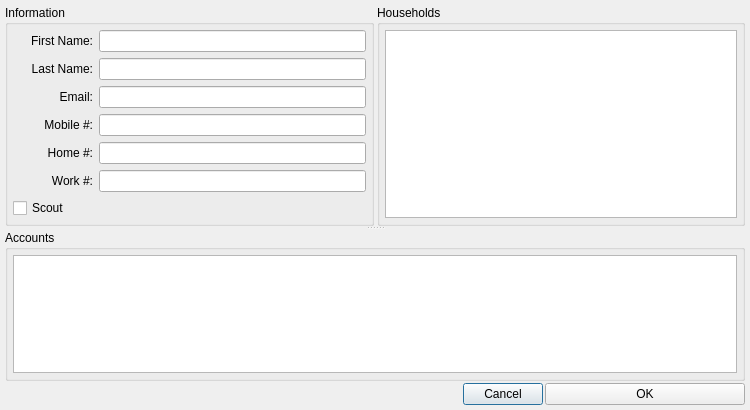
<?xml version="1.0" encoding="UTF-8"?>
<ui version="4.0">
 <class>MemberDialog</class>
 <widget class="QDialog" name="MemberDialog">
  <property name="geometry">
   <rect>
    <x>0</x>
    <y>0</y>
    <width>750</width>
    <height>410</height>
   </rect>
  </property>
  <property name="minimumSize">
   <size>
    <width>750</width>
    <height>410</height>
   </size>
  </property>
  <property name="windowTitle">
   <string>Dialog</string>
  </property>
  <layout class="QVBoxLayout" name="verticalLayout_3">
   <property name="spacing">
    <number>2</number>
   </property>
   <property name="leftMargin">
    <number>5</number>
   </property>
   <property name="topMargin">
    <number>5</number>
   </property>
   <property name="rightMargin">
    <number>5</number>
   </property>
   <property name="bottomMargin">
    <number>5</number>
   </property>
   <item>
    <widget class="QSplitter" name="splitter">
     <property name="orientation">
      <enum>Qt::Vertical</enum>
     </property>
     <widget class="QWidget" name="">
      <layout class="QHBoxLayout" name="horizontalLayout_11">
       <property name="spacing">
        <number>3</number>
       </property>
       <item>
        <widget class="QGroupBox" name="groupBox">
         <property name="title">
          <string>Information</string>
         </property>
         <layout class="QVBoxLayout" name="verticalLayout">
          <property name="leftMargin">
           <number>5</number>
          </property>
          <property name="topMargin">
           <number>5</number>
          </property>
          <property name="rightMargin">
           <number>5</number>
          </property>
          <property name="bottomMargin">
           <number>5</number>
          </property>
          <item>
           <layout class="QHBoxLayout" name="horizontalLayout">
            <item>
             <widget class="QLabel" name="label">
              <property name="sizePolicy">
               <sizepolicy hsizetype="Fixed" vsizetype="Fixed">
                <horstretch>0</horstretch>
                <verstretch>0</verstretch>
               </sizepolicy>
              </property>
              <property name="minimumSize">
               <size>
                <width>80</width>
                <height>0</height>
               </size>
              </property>
              <property name="maximumSize">
               <size>
                <width>80</width>
                <height>16777215</height>
               </size>
              </property>
              <property name="text">
               <string>First Name:</string>
              </property>
              <property name="alignment">
               <set>Qt::AlignRight|Qt::AlignTrailing|Qt::AlignVCenter</set>
              </property>
             </widget>
            </item>
            <item>
             <widget class="QLineEdit" name="txtFName">
              <property name="maxLength">
               <number>100</number>
              </property>
             </widget>
            </item>
           </layout>
          </item>
          <item>
           <layout class="QHBoxLayout" name="horizontalLayout_2">
            <item>
             <widget class="QLabel" name="label_2">
              <property name="sizePolicy">
               <sizepolicy hsizetype="Fixed" vsizetype="Fixed">
                <horstretch>0</horstretch>
                <verstretch>0</verstretch>
               </sizepolicy>
              </property>
              <property name="minimumSize">
               <size>
                <width>80</width>
                <height>0</height>
               </size>
              </property>
              <property name="maximumSize">
               <size>
                <width>80</width>
                <height>16777215</height>
               </size>
              </property>
              <property name="text">
               <string>Last Name:</string>
              </property>
              <property name="alignment">
               <set>Qt::AlignRight|Qt::AlignTrailing|Qt::AlignVCenter</set>
              </property>
             </widget>
            </item>
            <item>
             <widget class="QLineEdit" name="txtLName">
              <property name="maxLength">
               <number>100</number>
              </property>
             </widget>
            </item>
           </layout>
          </item>
          <item>
           <layout class="QHBoxLayout" name="horizontalLayout_7">
            <item>
             <widget class="QLabel" name="label_7">
              <property name="sizePolicy">
               <sizepolicy hsizetype="Fixed" vsizetype="Fixed">
                <horstretch>0</horstretch>
                <verstretch>0</verstretch>
               </sizepolicy>
              </property>
              <property name="minimumSize">
               <size>
                <width>80</width>
                <height>0</height>
               </size>
              </property>
              <property name="maximumSize">
               <size>
                <width>80</width>
                <height>16777215</height>
               </size>
              </property>
              <property name="text">
               <string>Email:</string>
              </property>
              <property name="alignment">
               <set>Qt::AlignRight|Qt::AlignTrailing|Qt::AlignVCenter</set>
              </property>
             </widget>
            </item>
            <item>
             <widget class="QLineEdit" name="txtEmail">
              <property name="maxLength">
               <number>200</number>
              </property>
             </widget>
            </item>
           </layout>
          </item>
          <item>
           <layout class="QHBoxLayout" name="horizontalLayout_8">
            <item>
             <widget class="QLabel" name="label_8">
              <property name="sizePolicy">
               <sizepolicy hsizetype="Fixed" vsizetype="Fixed">
                <horstretch>0</horstretch>
                <verstretch>0</verstretch>
               </sizepolicy>
              </property>
              <property name="minimumSize">
               <size>
                <width>80</width>
                <height>0</height>
               </size>
              </property>
              <property name="maximumSize">
               <size>
                <width>80</width>
                <height>16777215</height>
               </size>
              </property>
              <property name="text">
               <string>Mobile #:</string>
              </property>
              <property name="alignment">
               <set>Qt::AlignRight|Qt::AlignTrailing|Qt::AlignVCenter</set>
              </property>
             </widget>
            </item>
            <item>
             <widget class="QLineEdit" name="txtMobile">
              <property name="maxLength">
               <number>20</number>
              </property>
             </widget>
            </item>
           </layout>
          </item>
          <item>
           <layout class="QHBoxLayout" name="horizontalLayout_9">
            <item>
             <widget class="QLabel" name="label_9">
              <property name="sizePolicy">
               <sizepolicy hsizetype="Fixed" vsizetype="Fixed">
                <horstretch>0</horstretch>
                <verstretch>0</verstretch>
               </sizepolicy>
              </property>
              <property name="minimumSize">
               <size>
                <width>80</width>
                <height>0</height>
               </size>
              </property>
              <property name="maximumSize">
               <size>
                <width>80</width>
                <height>16777215</height>
               </size>
              </property>
              <property name="text">
               <string>Home #:</string>
              </property>
              <property name="alignment">
               <set>Qt::AlignRight|Qt::AlignTrailing|Qt::AlignVCenter</set>
              </property>
             </widget>
            </item>
            <item>
             <widget class="QLineEdit" name="txtHome">
              <property name="maxLength">
               <number>20</number>
              </property>
             </widget>
            </item>
           </layout>
          </item>
          <item>
           <layout class="QHBoxLayout" name="horizontalLayout_10">
            <item>
             <widget class="QLabel" name="label_10">
              <property name="sizePolicy">
               <sizepolicy hsizetype="Fixed" vsizetype="Fixed">
                <horstretch>0</horstretch>
                <verstretch>0</verstretch>
               </sizepolicy>
              </property>
              <property name="minimumSize">
               <size>
                <width>80</width>
                <height>0</height>
               </size>
              </property>
              <property name="maximumSize">
               <size>
                <width>80</width>
                <height>16777215</height>
               </size>
              </property>
              <property name="text">
               <string>Work #:</string>
              </property>
              <property name="alignment">
               <set>Qt::AlignRight|Qt::AlignTrailing|Qt::AlignVCenter</set>
              </property>
             </widget>
            </item>
            <item>
             <widget class="QLineEdit" name="txtWork">
              <property name="maxLength">
               <number>20</number>
              </property>
             </widget>
            </item>
           </layout>
          </item>
          <item>
           <widget class="QCheckBox" name="checkBox">
            <property name="text">
             <string>Scout</string>
            </property>
           </widget>
          </item>
         </layout>
        </widget>
       </item>
       <item>
        <widget class="QGroupBox" name="groupBox_2">
         <property name="title">
          <string>Households</string>
         </property>
         <layout class="QVBoxLayout" name="verticalLayout_2">
          <property name="leftMargin">
           <number>5</number>
          </property>
          <property name="topMargin">
           <number>5</number>
          </property>
          <property name="rightMargin">
           <number>5</number>
          </property>
          <property name="bottomMargin">
           <number>5</number>
          </property>
          <item>
           <widget class="QTableView" name="tableHouseholds"/>
          </item>
         </layout>
        </widget>
       </item>
      </layout>
     </widget>
     <widget class="QGroupBox" name="groupBox_3">
      <property name="title">
       <string>Accounts</string>
      </property>
      <layout class="QHBoxLayout" name="horizontalLayout_12">
       <property name="leftMargin">
        <number>5</number>
       </property>
       <property name="topMargin">
        <number>5</number>
       </property>
       <property name="rightMargin">
        <number>5</number>
       </property>
       <property name="bottomMargin">
        <number>5</number>
       </property>
       <item>
        <widget class="QTableView" name="tableAccounts"/>
       </item>
      </layout>
     </widget>
    </widget>
   </item>
   <item>
    <layout class="QHBoxLayout" name="horizontalLayout_13">
     <item>
      <spacer name="horizontalSpacer">
       <property name="orientation">
        <enum>Qt::Horizontal</enum>
       </property>
       <property name="sizeHint" stdset="0">
        <size>
         <width>40</width>
         <height>20</height>
        </size>
       </property>
      </spacer>
     </item>
     <item>
      <widget class="QPushButton" name="btnCancel">
       <property name="text">
        <string>Cancel</string>
       </property>
      </widget>
     </item>
     <item>
      <widget class="QPushButton" name="btnOk">
       <property name="minimumSize">
        <size>
         <width>200</width>
         <height>0</height>
        </size>
       </property>
       <property name="text">
        <string>OK</string>
       </property>
      </widget>
     </item>
    </layout>
   </item>
  </layout>
 </widget>
 <resources/>
 <connections/>
</ui>
